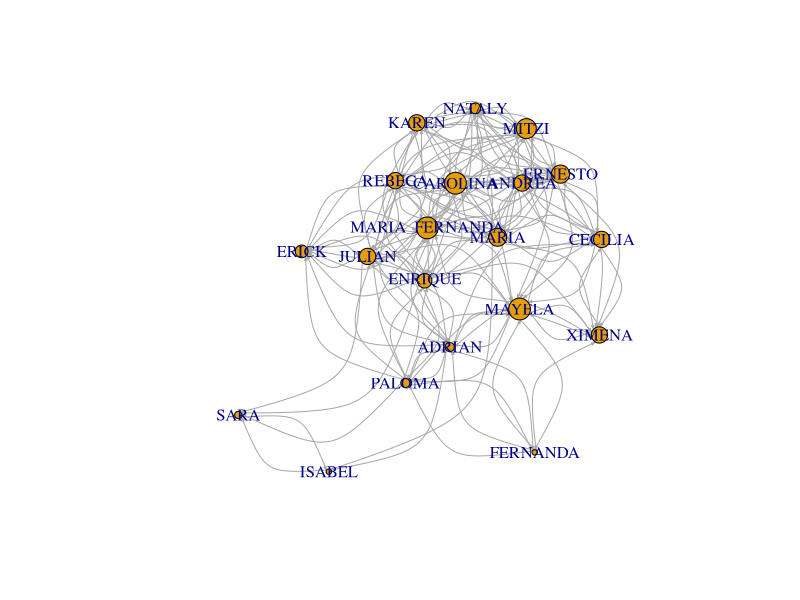
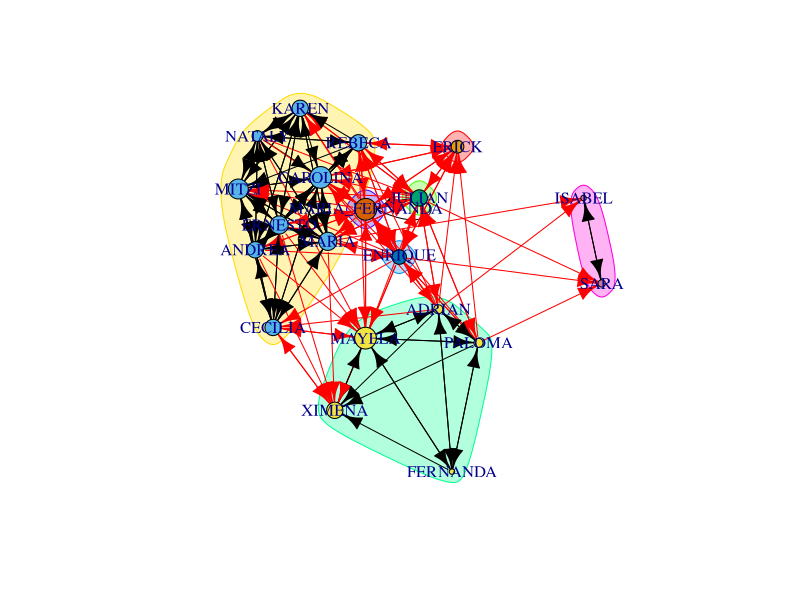

Write the R code that produced these figures, in order.
#### Enrique Franco García - Ejercicio 1 - 17/02/22####
library(igraph)
red <- read.csv("Amigos.csv")
red
row.names (red) <- red [ ,1]
red <- red [ ,-1]
red <- red [-2, ]
red <- red [ ,-2] 
#Elimino todos los valores que marca como NA y no permiten que corra bien la base
#Lo hago sobre el mismo objeto para evitar tener varios
red <- as.matrix (red) #Lo convierto en una matriz
ared <- graph_from_adjacency_matrix(red, mode= "directed") #A partir de la matriz
#la convierto en matriz de adyacencia para de esta manera poder indicar que es una red dirigida
#1. Grafique la red
V(ared)$size <- degree(ared, mode = "in")
plot(ared, edge.arrow.size = .2, edge.curved =.8) #Aqui puedo modificar caracteristicas da la grafica como 
#el tamaño de sus componentes 

#2. Determine a las tres personas con más amigues
red_pop <- degree(ared, mode = "in") #Creo un nuevo objeto y uso la funcion degree
#además uso "in", esto le va a indicar a R que debe de tomar en cuenta unicamente las entradas
pop <- sort(red_pop, decreasing = T) [1:3] #Con esto voy a ordenar de mayor a menor e indicando 
#que unicamente quiero que selecione a los 3 primeros
pop #Lo imprimo y visualizo que los 3 con mayor cantidad son Carolina, Maria Fernanda y Mayela

#3. Determine a las tres personas que consideran que tiene más amigues
red_amigables <- degree(ared, mode = "out") #Lo hago igual que en el ejercicio 2 solo que aqui
#uso el modo "out" ya que quiero unicamente las salidas
amigables <- sort(red_amigables, decreasing = T) [1:3]
amigables
#Como lo había hecho anteriormente vuelvo a ordenar de mayor a menor y le digo a R que 
#me guarde en el objeto amigables las 3 personas que mas tienen.

#4. Las tres personas más importantes por tres medidas de centralidad
p <- sort(degree_distribution(ared), decreasing = T) [1:3] #Los ordeno mediante
#el degree distribution de mayor a menor para así tenerlos acomodados y solo le pido que 
#me selecione a los 3 primeros usando corchetes
p #Lo imprimo
p2 <- sort(degree(ared), decreasing = T) [1:3] #Los ordeno mediante el degree  
#de mayor a menor para así tenerlos acomodados y solo le pido que 
#me selecione a los 3 primeros usando corchetes
p2 #Lo imprimo
p3 <- sort(mean(ared), decreasing = T)[1:3]
p3 
#5. Clusteriza la red con al menos dos métodos y determine cuáles son los clústers.
cluster1 <- cluster_edge_betweenness(ared,directed = FALSE)
table(membership(cluster1))

plot(cluster1,ared)

cluster2 <- cluster_spinglass(ared)#Realizo el cluster 2 por este metodo
membership(cluster2)
table(membership(cluster2)) #Para visualizar la cantidad de individuos que tiene cada grupo del cluster

#6. Calcule el diámetro
diameter(ared) #Calculo el diametro con esta funcion
#7. La matriz de distancias y dibuje un heatmap
